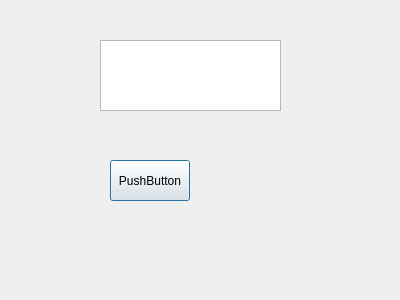
<?xml version="1.0" encoding="UTF-8"?>
<ui version="4.0">
 <class>TestDialog</class>
 <widget class="QDialog" name="TestDialog">
  <property name="geometry">
   <rect>
    <x>0</x>
    <y>0</y>
    <width>400</width>
    <height>300</height>
   </rect>
  </property>
  <property name="windowTitle">
   <string>Dialog</string>
  </property>
  <widget class="QPlainTextEdit" name="plainTextEdit">
   <property name="geometry">
    <rect>
     <x>100</x>
     <y>40</y>
     <width>181</width>
     <height>71</height>
    </rect>
   </property>
  </widget>
  <widget class="QPushButton" name="pushButton">
   <property name="geometry">
    <rect>
     <x>110</x>
     <y>160</y>
     <width>80</width>
     <height>41</height>
    </rect>
   </property>
   <property name="text">
    <string>PushButton</string>
   </property>
  </widget>
 </widget>
 <resources/>
 <connections>
  <connection>
   <sender>pushButton</sender>
   <signal>clicked()</signal>
   <receiver>TestDialog</receiver>
   <slot>close()</slot>
   <hints>
    <hint type="sourcelabel">
     <x>146</x>
     <y>183</y>
    </hint>
    <hint type="destinationlabel">
     <x>178</x>
     <y>233</y>
    </hint>
   </hints>
  </connection>
 </connections>
</ui>
